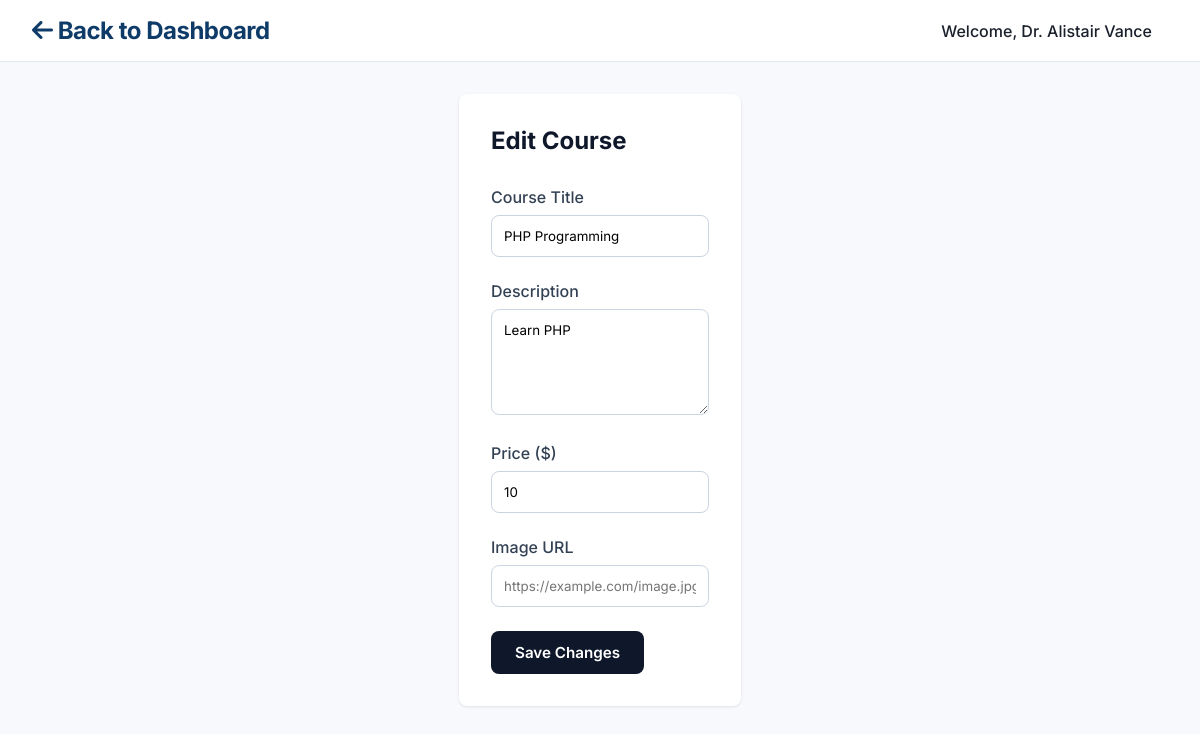
Screenshot of /teacher-course-edit.php?id=1 (signed in) with the database file from the repository.
### tables this page shows
CREATE TABLE courses (
    id INTEGER PRIMARY KEY AUTOINCREMENT,
    title VARCHAR(255) NOT NULL,
    description TEXT,
    instructor_id INTEGER NOT NULL,
    price DECIMAL(10,2) DEFAULT 0.00,
    image_url VARCHAR(255),
    created_at TIMESTAMP DEFAULT CURRENT_TIMESTAMP,
    FOREIGN KEY(instructor_id) REFERENCES users(id)
);

### teacher-course-edit.php (the view, shortened to what this page needs)
<?php
require_once 'config.php';
$course_id = isset($_GET['id']) ? intval($_GET['id']) : null;
$course = [
    'title' => '',
    'description' => '',
    'price' => '0.00',
    'image_url' => ''
];
if ($course_id) {
    $stmt = $pdo->prepare('SELECT * FROM courses WHERE id = ? AND instructor_id = ?');
    $stmt->execute([$course_id, $_SESSION['user_id']]);
    $existing = $stmt->fetch();
    if ($existing) {
        $course = $existing;
    } else {
        header('Location: teacher-dashboard.php');
        exit;
    }
}
?>
<!DOCTYPE html>
<html lang="en">
<head>
    <link rel="stylesheet" href="style.css">
    <link rel="stylesheet" href="https://cdnjs.cloudflare.com/ajax/libs/font-awesome/6.4.0/css/all.min.css">
</head>
<body class="bg-gray">
    <header class="navbar bg-white">
        <div class="nav-left">
            <a href="teacher-dashboard.php" class="logo text-navy"><i class="fa-solid fa-arrow-left"></i> Back to Dashboard</a>
        </div>
        <div class="nav-right">
            <span style="margin-right: 1rem; font-weight: 500;">Welcome, <?php echo htmlspecialchars($_SESSION['name']); ?></span>
        </div>
    </header>
    <div class="edit-container">
        <h1 style="color: #0f172a; margin-bottom: 2rem; font-size: 1.5rem;">
            <?php echo $course_id ? 'Edit Course' : 'Create New Course'; ?>
        </h1>
        <form method="POST">
            <div class="form-group">
                <label class="form-label">Course Title</label>
                <input type="text" name="title" class="form-control" required value="<?php echo htmlspecialchars($course['title']); ?>">
            </div>
            <div class="form-group">
                <label class="form-label">Description</label>
                <textarea name="description" class="form-control" rows="5"><?php echo htmlspecialchars($course['description']); ?></textarea>
            </div>
            <div class="form-group">
                <label class="form-label">Price ($)</label>
                <input type="number" step="0.01" name="price" class="form-control" value="<?php echo htmlspecialchars($course['price']); ?>">
            </div>
            <div class="form-group">
                <label class="form-label">Image URL</label>
                <input type="url" name="image_url" class="form-control" placeholder="https://example.com/image.jpg" value="<?php echo htmlspecialchars($course['image_url']); ?>">
            </div>
            <button type="submit" class="btn-save"><?php echo $course_id ? 'Save Changes' : 'Create Course'; ?></button>
        </form>
    </div>
</body>
</html>

### style.css (style rules this page uses)
:root { --primary-navy: #0F3B68; --secondary-blue: #2B6CB0; --bg-light-gray: #F7F9FC; --text-dark: #1A202C; --text-gray: #4A5568; --text-light: #718096; --border-color: #E2E8F0; --success-green: #38A169; --white: #FFFFFF; --font-sans: 'Inter', sans-serif; --font-serif: 'Playfair Display', serif; --font-script: 'Great Vibes', cursive; }
* { margin: 0; padding: 0; box-sizing: border-box; }
body { font-family: var(--font-sans); color: var(--text-dark); background-color: var(--bg-light-gray); display: flex; flex-direction: column; min-height: 100vh; }
a { text-decoration: none; color: inherit; }
.text-navy { color: var(--primary-navy); }
.bg-gray { background-color: var(--bg-light-gray); }
.bg-white { background-color: var(--white); }
.navbar { display: flex; justify-content: space-between; align-items: center; padding: 1rem 2rem; border-bottom: 1px solid var(--border-color); position: sticky; top: 0; z-index: 100; }
.navbar .logo { font-size: 1.5rem; font-weight: 700; letter-spacing: -0.5px; }
.nav-right { display: flex; align-items: center; gap: 1.5rem; }
button { cursor: pointer; font-family: var(--font-sans); font-weight: 600; border-radius: 6px; padding: 0.75rem 1.5rem; font-size: 0.95rem; display: flex; align-items: center; gap: 0.5rem; transition: all 0.2s; }

### teacher-course-edit.php (style rules this page uses)
.edit-container { max-width: 800px; margin: 2rem auto; background: white; padding: 2rem; border-radius: 0.5rem; box-shadow: 0 1px 3px rgba(0,0,0,0.1); }
.form-group { margin-bottom: 1.5rem; }
.form-label { display: block; margin-bottom: 0.5rem; font-weight: 500; color: #334155; }
.form-control { width: 100%; padding: 0.75rem; border: 1px solid #cbd5e1; border-radius: 0.5rem; font-family: 'Inter', sans-serif; box-sizing: border-box; }
.btn-save { background: #0f172a; color: white; border: none; padding: 0.75rem 1.5rem; border-radius: 0.5rem; font-weight: 600; cursor: pointer; }

### rows the page displays
courses: title "PHP Programming", description "Learn PHP", price "10"

### other values shown
$_SESSION['name'] "Dr. Alistair Vance"
